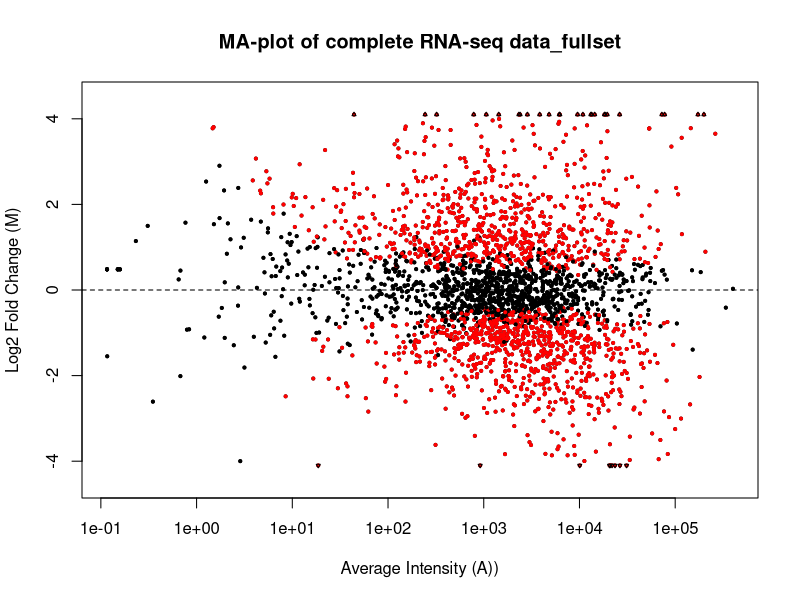
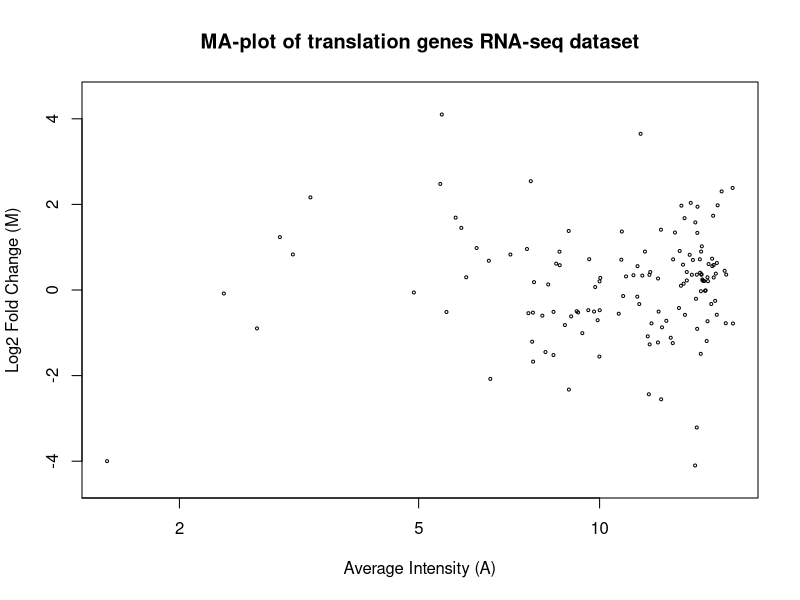

Recreate these plots in R, in order. (Note: this script raises an error after producing the figures.)
## ---- chunk 1

## ---- chunk 2
knitr::opts_chunk$set(echo = TRUE)
## ---- chunk 3
library(ggplot2)
library(dplyr)
## ---- chunk 4

data_full <- read.csv("GSE139659_IPvsctrl.complete.csv", header = TRUE, sep = ";")

head(data_full)
## ---- chunk 5
#POUR TOUT LES GENES
#Création des colonnes : baseMean, log2FoldChange (sera vraiment utiles quand elles n'existeront pas déjà)
data_full$BaseMean_calculated <- log2((data_full$ctrl4 + data_full$ctrl5 + data_full$ctrl6 + data_full$IP1 + data_full$IP2 + data_full$IP3)/6)

data_full$log2Foldchange_calculated <- log2((data_full$IP1 + data_full$IP2 + data_full$IP3) / (data_full$ctrl4 + data_full$ctrl5 + data_full$ctrl6))
head(data_full,100)

## ---- chunk 6
#Tracer des MA-plots - tout les gènes (baseMean et log2FoldChange du csv fourni dans l'article)
data_full$log2FoldChange[data_full$log2FoldChange > 4] <- 4.1
data_full$log2FoldChange[data_full$log2FoldChange < -4] <- -4.1

plot(data_full$baseMean, data_full$log2FoldChange, 
     xlab = "Average Intensity (A))",
     ylab = "Log2 Fold Change (M)", 
     main = "MA-plot of complete RNA-seq data_fullset", 
     ylim = c(-4.5, 4.5),
     log = "x",
     cex = 0.4)

points(data_full$baseMean, data_full$log2FoldChange,cex = 0.4, pch = 19, col = ifelse(data_full$pvalue < 0.05, "red", "black"))
points(data_full$baseMean[data_full$log2FoldChange > 4], data_full$log2FoldChange[data_full$log2FoldChange > 4], pch = 24, cex = 0.4)
points(data_full$baseMean[data_full$log2FoldChange < -4], data_full$log2FoldChange[data_full$log2FoldChange < -4], pch = 25, cex = 0.4)


abline(h = 0, col = "black", lty = 2)
## ---- chunk 7
#***************************************************************************************
#***************************************************************************************
#*#***************************************************************************************
#*#***************************************************************************************

## ---- chunk 8
#Création du tableau contenant uniquement les gènes liés à la traduction
#Pas besoin de créer les colonnes Log2FoldChange et baseMean
# ni les colonnes Log2FoldChange_calculated et baseMean_calculated vu qu'elles ont déjà été extraites
noms_genes <- read.csv("Gene_Names_1col_true.csv", header = TRUE, sep = ";")
data_genes <- data_full %>%
  filter(Name %in% noms_genes$Name)

head(data_genes)
## ---- chunk 9
#Tracer des MA-plots -gènes traduction (avec log2foldChange et baseMean de l'article)
data_genes$log2FoldChange[data_genes$log2FoldChange > 4] <- 4.1
data_genes$log2FoldChange[data_genes$log2FoldChange < -4] <- -4.1

plot(log2(data_genes$baseMean), data_genes$log2FoldChange, 
     xlab = "Average Intensity (A)",
     ylab = "Log2 Fold Change (M)", 
     main = "MA-plot of translation genes RNA-seq dataset", 
     ylim = c(-4.5, 4.5),
     log = "x",
     cex = 0.4)

points(log2(data_genes$baseMean), data_genes$log2FoldChange,cex = 0.5, pch = 19, col = ifelse(data$pvalue < 0.05, "red", "black"))
points(log2(data_genes$baseMean)[data_genes$log2FoldChange > 4], data_genes$log2FoldChange[data_genes$log2FoldChange > 4], pch = 24, cex = 0.4)
points(log2(data_genes$baseMean)[data_genes$log2FoldChange < -4], data_genes$log2FoldChange[data_genes$log2FoldChange < -4], pch = 25, cex = 0.4)


abline(h = 0, col = "black", lty = 2)
